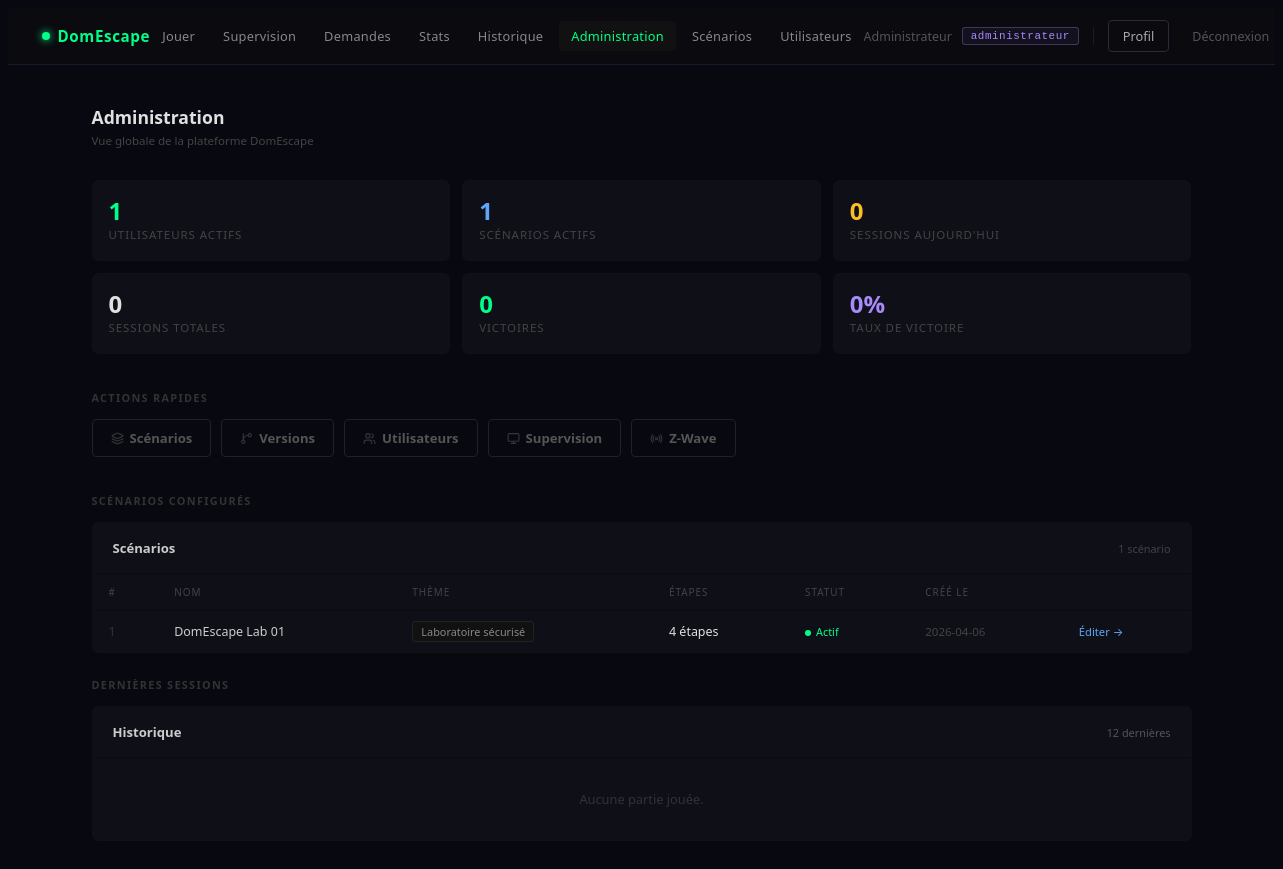
The page /admin/dashboard.php (signed in) on the database its author committed.
### tables this page shows
CREATE TABLE scenario (
    id_scenario        INT AUTO_INCREMENT PRIMARY KEY,
    nom_scenario       VARCHAR(150) NOT NULL,
    description        TEXT,
    theme              VARCHAR(100),
    actif              BOOLEAN      DEFAULT TRUE,
    nb_joueurs_min     INT          NULL,    
    nb_joueurs_max     INT          NULL,    
    duree_max_secondes INT          NULL,    
    cree_le            TIMESTAMP    DEFAULT CURRENT_TIMESTAMP
);

### admin/dashboard.php (the view, shortened to what this page needs)
<?php
$pdo = getDB();
$statsQ = $pdo->query("
    SELECT
        (SELECT COUNT(*) FROM utilisateur WHERE actif = 1)       AS nb_users,
        (SELECT COUNT(*) FROM scenario WHERE actif = 1)          AS nb_scenarios,
        (SELECT COUNT(*) FROM session WHERE DATE(date_debut) = CURDATE()) AS sessions_today,
        (SELECT COUNT(*) FROM session)                           AS sessions_total,
        (SELECT COUNT(*) FROM session WHERE statut_session = 'en_cours') AS sessions_active,
        (SELECT COUNT(*) FROM session WHERE statut_session = 'gagnee')   AS sessions_won
")->fetch();
$scenarios = $pdo->query("
    SELECT s.*, COUNT(e.id_etape) AS nb_etapes
    FROM scenario s
    LEFT JOIN etape e ON s.id_scenario = e.id_scenario
    GROUP BY s.id_scenario
    ORDER BY s.cree_le DESC
")->fetchAll();
$sessions = $pdo->query("
    SELECT se.*, e.nom_equipe, sc.nom_scenario, u.nom AS nom_createur
    FROM session se
    JOIN equipe   e  ON se.id_equipe              = e.id_equipe
    JOIN scenario sc ON se.id_scenario             = sc.id_scenario
    LEFT JOIN utilisateur u ON se.id_utilisateur_createur = u.id
    ORDER BY se.date_debut DESC
    LIMIT 12
")->fetchAll();
?>
<!DOCTYPE html>
<html lang="fr">
<head>
    <link rel="stylesheet" href="/domescape/assets/css/components.css">
</head>
<body>
<?php require_once __DIR__ . '/../partials/nav.php'; ?>
<div class="admin-wrap">
    <div class="admin-header">
        <div>
            <h1>Administration</h1>
            <p>Vue globale de la plateforme DomEscape</p>
        </div>
    </div>
    <div class="stats-grid">
        <div class="stat-card">
            <div class="stat-card-value"><?= (int)$statsQ['nb_users'] ?></div>
            <div class="stat-card-label">Utilisateurs actifs</div>
        </div>
        <div class="stat-card">
            <div class="stat-card-value blue"><?= (int)$statsQ['nb_scenarios'] ?></div>
            <div class="stat-card-label">Scénarios actifs</div>
        </div>
        <div class="stat-card">
            <div class="stat-card-value yellow"><?= (int)$statsQ['sessions_today'] ?></div>
            <div class="stat-card-label">Sessions aujourd'hui</div>
        </div>
        <div class="stat-card">
            <div class="stat-card-value" style="color:#e0e0e0;"><?= (int)$statsQ['sessions_total'] ?></div>
            <div class="stat-card-label">Sessions totales</div>
        </div>
        <div class="stat-card">
            <div class="stat-card-value" style="color:#00ff88;"><?= (int)$statsQ['sessions_won'] ?></div>
            <div class="stat-card-label">Victoires</div>
        </div>
        <div class="stat-card">
            <?php
            $winRate = $statsQ['sessions_total'] > 0
                ? round(($statsQ['sessions_won'] / $statsQ['sessions_total']) * 100)
                : 0;
            ?>
            <div class="stat-card-value purple"><?= $winRate ?>%</div>
            <div class="stat-card-label">Taux de victoire</div>
        </div>
    </div>
    <div class="section-label">Actions rapides</div>
    <div class="quick-actions">
        <a href="/domescape/admin/scenarios.php" class="btn btn-outline qa-btn">
            <i data-lucide="layers" style="width:13px;height:13px;opacity:.6;"></i> Scénarios
        </a>
        <a href="/domescape/admin/versions.php" class="btn btn-outline qa-btn">
            <i data-lucide="git-branch" style="width:13px;height:13px;opacity:.6;"></i> Versions
        </a>
        <a href="/domescape/admin/utilisateurs.php" class="btn btn-outline qa-btn">
            <i data-lucide="users" style="width:13px;height:13px;opacity:.6;"></i> Utilisateurs
        </a>
        <a href="/domescape/public/gamemaster.php" class="btn btn-outline qa-btn">
            <i data-lucide="monitor" style="width:13px;height:13px;opacity:.6;"></i> Supervision
        </a>
        <a href="/domescape/api/debug_event.php" class="btn btn-outline qa-btn" target="_blank">
            <i data-lucide="radio" style="width:13px;height:13px;opacity:.6;"></i> Z-Wave
        </a>
    </div>
    <div class="section-label">Scénarios configurés</div>
    <div class="panel">
        <div class="panel-head">
            <h2>Scénarios</h2>
            <span style="font-size:.68rem;color:#444;"><?= count($scenarios) ?> scénario<?= count($scenarios) > 1 ? 's' : '' ?></span>
        </div>
        <?php if (empty($scenarios)): ?>
            <div style="padding:32px;text-align:center;color:#333;font-size:.8rem;">Aucun scénario configuré.</div>
        <?php else: ?>
        <div style="overflow-x:auto;">
        <table>
            <thead>
                <tr>
                    <th>#</th>
                    <th>Nom</th>
                    <th>Thème</th>
                    <th>Étapes</th>
                    <th>Statut</th>
                    <th>Créé le</th>
                    <th></th>
                </tr>
            </thead>
            <tbody>
            <?php foreach ($scenarios as $s): ?>
                <tr>
                    <td style="color:#333;"><?= (int)$s['id_scenario'] ?></td>
                    <td style="color:#ccc;font-weight:500;"><?= htmlspecialchars($s['nom_scenario'], ENT_QUOTES, 'UTF-8') ?></td>
                    <td>
                        <?php if ($s['theme']): ?>
                            <span style="font-size:.68rem;color:#888;background:#111;border:1px solid #222;padding:2px 8px;border-radius:3px;">
                                <?= htmlspecialchars($s['theme'], ENT_QUOTES, 'UTF-8') ?>
                            </span>
                        <?php else: ?>
                            <span style="color:#333;">—</span>
                        <?php endif; ?>
                    </td>
                    <td style="color:<?= $s['nb_etapes'] > 0 ? '#e0e0e0' : '#444' ?>;">
                        <?= (int)$s['nb_etapes'] ?> étape<?= $s['nb_etapes'] > 1 ? 's' : '' ?>
                    </td>
                    <td>
                        <?php if ($s['actif']): ?>
                            <span style="color:#00ff88;font-size:.68rem;">
                                <span class="active-dot" style="background:#00ff88;"></span>Actif
                            </span>
                        <?php else: ?>
                            <span style="color:#555;font-size:.68rem;">
                                <span class="active-dot" style="background:#555;"></span>Inactif
                            </span>
                        <?php endif; ?>
                    </td>
                    <td style="color:#444;font-size:.72rem;"><?= htmlspecialchars(substr($s['cree_le'],0,10), ENT_QUOTES, 'UTF-8') ?></td>
                    <td><a href="/domescape/admin/scenario_edit.php?id=<?= (int)$s['id_scenario'] ?>" style="font-size:.7rem;color:#60a5fa;text-decoration:none;">Éditer →</a></td>
                </tr>
            <?php endforeach; ?>
            </tbody>
        </table>
        </div>
        <?php endif; ?>
    </div>
    <div class="section-label">Dernières sessions</div>
    <div class="panel">
        <div class="panel-head">
            <h2>Historique</h2>
            <a href="#" style="font-size:.68rem;color:#555;text-decoration:none;">12 dernières</a>
        </div>
        <?php if (empty($sessions)): ?>
            <div style="padding:32px;text-align:center;color:#333;font-size:.8rem;">Aucune partie jouée.</div>
        <?php endif; ?>
    </div>
</div>
</body>
</html>

### assets/css/components.css (style rules this page uses)
:root { --accent: #00ff88; --accent-dark: #00cc6a; --bg-base: #080810; --bg-card: #0f0f18; --bg-input: #0d0d16; --border: #1a1a2e; --border-dim: #111; --text: #e0e0e0; --muted: #555; --dim: #333; --blue: #60a5fa; --purple: #a78bfa; --red: #ff4444; --yellow: #f0c040; }
.btn { display: inline-flex; align-items: center; justify-content: center; gap: 6px; font-family: system-ui, -apple-system, 'Segoe UI', sans-serif; font-size: .82rem; font-weight: 700; padding: 9px 18px; border-radius: 4px; border: 1px solid transparent; background: transparent; color: inherit; cursor: pointer; text-decoration: none; transition: background .15s, border-color .15s, color .15s; white-space: nowrap; }
.btn-outline { background: transparent; color: var(--muted, #555); border-color: #222; }
.section-label { font-size: .68rem; font-weight: 700; letter-spacing: .12em; text-transform: uppercase; color: var(--dim, #333); margin-bottom: 14px; }
.admin-wrap { max-width: 1100px; margin: 0 auto; padding: 40px 24px 80px; }
.admin-header { display: flex; justify-content: space-between; align-items: center; margin-bottom: 32px; }
.admin-header h1 { font-size: 1.1rem; font-weight: 700; margin: 0; color: #e0e0e0; }
.admin-header p { font-size: .72rem; color: #444; margin: 4px 0 0; }
.panel { background: #0f0f18; border: 1px solid #111; border-radius: 6px; margin-bottom: 24px; overflow: hidden; }
.panel-head { display: flex; justify-content: space-between; align-items: center; padding: 16px 20px; border-bottom: 1px solid #0a0a14; }
.panel-head h2 { font-size: .82rem; font-weight: 700; margin: 0; color: #ccc; }

### admin/dashboard.php (style rules this page uses)
body { background: #080810; color: #e0e0e0; font-family: system-ui, -apple-system, 'Segoe UI', sans-serif; min-height: 100vh; }
a { color: #00ff88; }
.admin-wrap { max-width: 1200px; margin: 0 auto; padding: 40px 24px 80px; }
.admin-header { display: flex; justify-content: space-between; align-items: center; margin-bottom: 32px; }
.admin-header h1 { font-size: 1.1rem; font-weight: 700; margin: 0; color: #e0e0e0; }
.admin-header p { font-size: .72rem; color: #444; margin: 4px 0 0; }
.stats-grid { display: grid; grid-template-columns: repeat(3, 1fr); gap: 12px; margin-bottom: 36px; }
.stat-card { background: #0f0f18; border: 1px solid #111; border-radius: 6px; padding: 18px 16px; }
.stat-card-value { font-size: 1.5rem; font-weight: 700; color: #00ff88; margin-bottom: 4px; line-height: 1; }
.stat-card-value.blue { color: #60a5fa; }
.stat-card-value.purple { color: #a78bfa; }
.stat-card-value.yellow { color: #fbbf24; }
.stat-card-label { font-size: .72rem; color: #444; letter-spacing: .08em; text-transform: uppercase; }
.quick-actions { display: flex; gap: 10px; flex-wrap: wrap; margin-bottom: 36px; }
.qa-btn { font-size: .78rem; padding: 9px 16px; }
.section-label { font-size: .65rem; letter-spacing: .12em; color: #444; text-transform: uppercase; margin-bottom: 14px; }
.panel { background: #0f0f18; border: 1px solid #111; border-radius: 6px; margin-bottom: 24px; overflow: hidden; }
.panel-head { display: flex; justify-content: space-between; align-items: center; padding: 16px 20px; border-bottom: 1px solid #0a0a14; }
.panel-head h2 { font-size: .82rem; font-weight: 700; margin: 0; color: #ccc; }
table { width: 100%; border-collapse: collapse; font-size: .78rem; }
th { font-size: .62rem; letter-spacing: .1em; color: #444; text-transform: uppercase; padding: 11px 16px; text-align: left; font-weight: normal; border-bottom: 1px solid #0a0a14; }
td { padding: 12px 16px; border-bottom: 1px solid #0a0a14; vertical-align: middle; }
tbody tr:last-child td { border-bottom: none; }
.active-dot { display: inline-block; width: 6px; height: 6px; border-radius: 50%; margin-right: 5px; vertical-align: middle; }

### rows shown on the page
scenario: id_scenario "1", nom_scenario "DomEscape Lab 01", theme "Laboratoire sécurisé", nb_etapes "4", actif 1 (drawn), cree_le "2026-04-06"

### other values the page prints
$_nav_user['nom'] "Administrateur"
$primaryRole "administrateur"
$statsQ['nb_users'] "1"
$statsQ['nb_scenarios'] "1"
$statsQ['sessions_today'] "0"
$statsQ['sessions_total'] "0"
$statsQ['sessions_won'] "0"
$winRate "0"
count($scenarios) "1"
